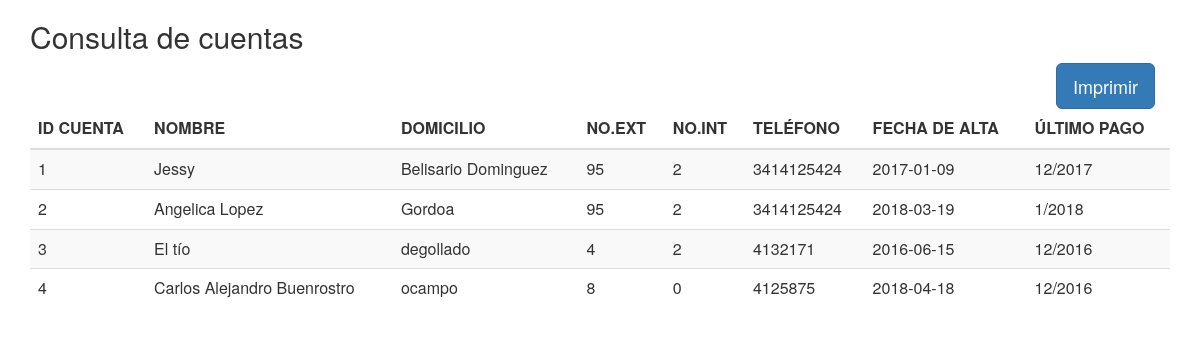
Before: /cuentas.php with the older database file.
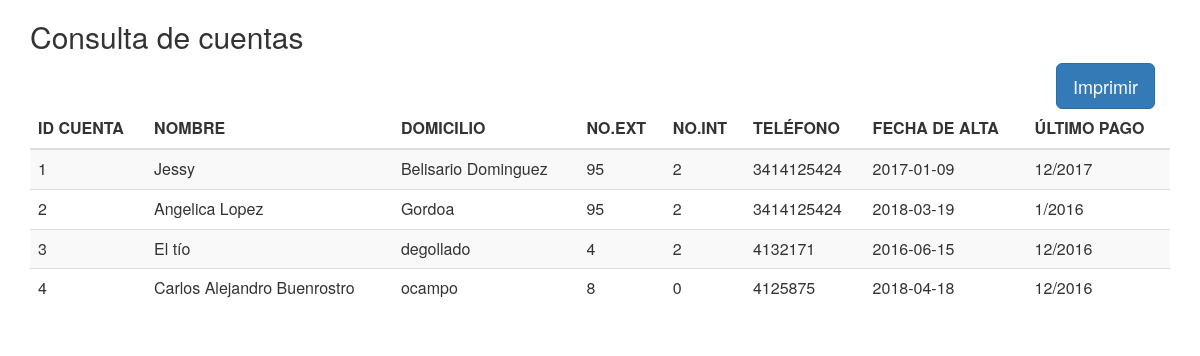
After: the same page with the newer database file.
### tables this page shows
CREATE TABLE `cuentas` (
  `idCuenta` int(11) NOT NULL,
  `idCalle` int(11) NOT NULL,
  `idUsuario` int(11) NOT NULL,
  `nombreCliente` varchar(200) NOT NULL,
  `noExterior` int(11) NOT NULL,
  `noInterior` int(11) DEFAULT NULL,
  `telefono` varchar(11) DEFAULT NULL,
  `fechaAlta` date DEFAULT NULL,
  `ultimoPagoM` int(11) NOT NULL,
  `ultimoPagoA` int(11) NOT NULL
);

CREATE TABLE `calles` (
  `idCalle` int(11) NOT NULL,
  `nombre` varchar(100) NOT NULL,
  `colonia` varchar(50) NOT NULL,
  `cp` varchar(5) NOT NULL
);

### cuentas.php (the view, shortened to what this page needs)
<html lang="en">
<head>
  <link rel="stylesheet" href="https://maxcdn.bootstrapcdn.com/bootstrap/3.3.7/css/bootstrap.min.css">
</head>
<body>
<div class="container">
  <h2>Consulta de cuentas</h2>
  <form class="form" action="reporte.php" method="POST">
    <div style="width:10%;float:right;">
      <button class="btn btn-primary btn-lg" name="btnImprimirCuenta" type="submit">Imprimir</button>
    </div>
  </form>
  <table class="table table-striped">
    <thead>
      <tr>
        <th>ID CUENTA</th>
        <th>NOMBRE</th>
        <th>DOMICILIO</th>
        <th>NO.EXT</th>
        <th>NO.INT</th>
        <th>TELÉFONO</th>
        <th>FECHA DE ALTA</th>
        <th>ÚLTIMO PAGO</th>
      </tr>
    </thead>
    <tbody>
      <?php
        include('conexion.php');
        $consulta = mysqli_query($conexion, "SELECT idCuenta, nombre, nombreCliente, noExterior, noInterior,
        telefono, fechaAlta, ultimoPagoM, ultimoPagoA FROM cuentas INNER JOIN calles on calles.idCalle = cuentas.idCuenta");
        while (($fila = mysqli_fetch_array($consulta))!=NULL)
        {
        echo "
        <tr>
          <td>".$fila['idCuenta']."</td>
          <td>".utf8_decode($fila['nombreCliente'])."</td>
          <td>".utf8_decode($fila['nombre'])."</td>
          <td>".$fila['noExterior']."</td>
          <td>".$fila['noInterior']."</td>
          <td>".$fila['telefono']."</td>
          <td>".$fila['fechaAlta']."</td>
          <td>".$fila['ultimoPagoM']."/".$fila['ultimoPagoA']."</td>
        </tr>";
      }
      echo "</table></center>";
      ?>
</div>
</body>
</html>

Changed rows visible on the page:
changed cuentas "Angelica Lopez": ultimoPagoA "2018" → "2016"
